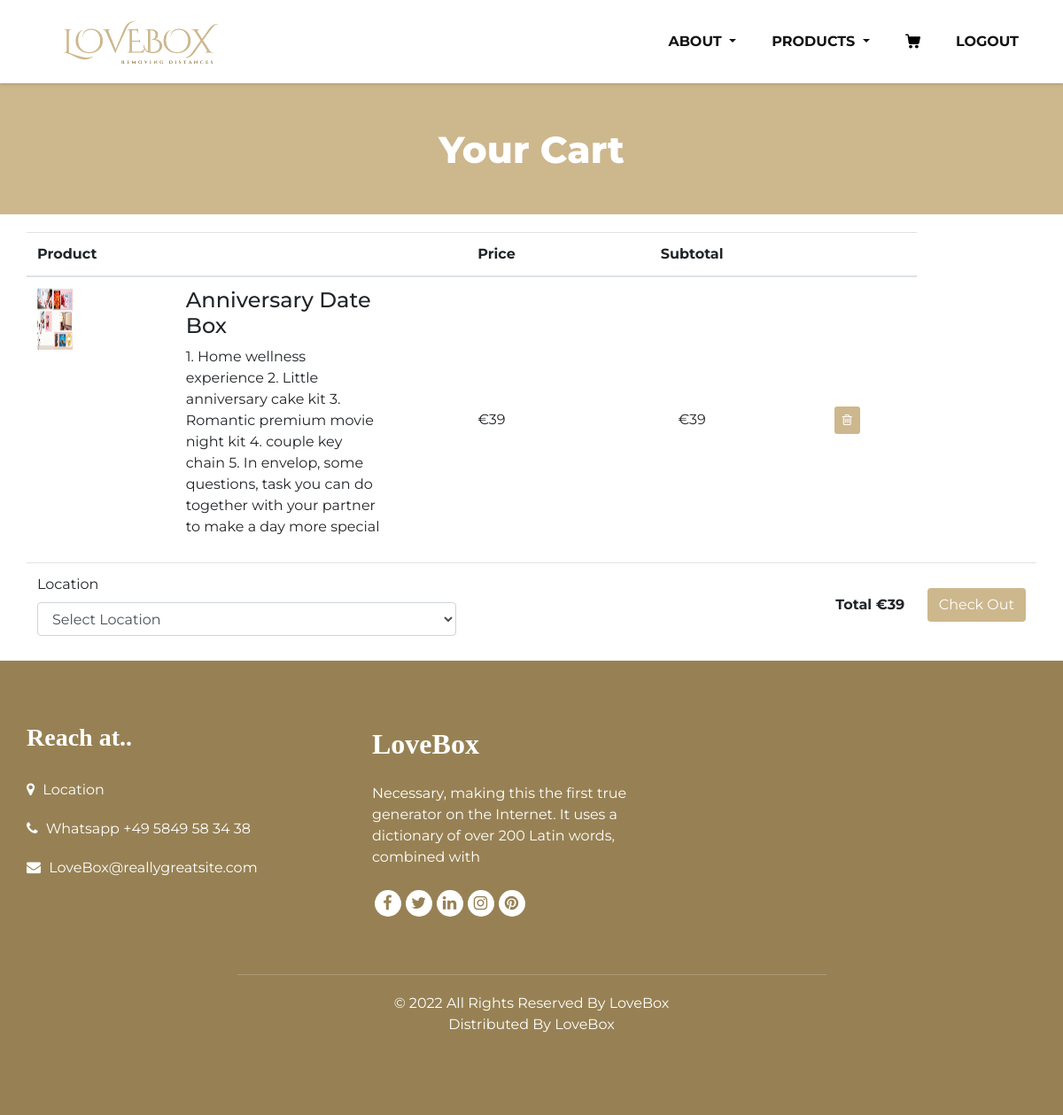
Page /CartScreen (signed in) on the committed database.
### market/models.py (models this page shows, shortened)
class Products(db.Model):
    Prod_id = db.Column(db.Integer, primary_key=True)
    Prod_name = db.Column(db.String(80), unique=True, nullable=False)
    Prod_desc = db.Column(db.String(120), nullable=False)
    Prod_Price = db.Column(db.Integer, nullable=False)
    Prod_URl = db.Column(db.String(120), nullable=False)
    Prod_cat = db.Column(db.String(120))

### market/routes.py (the view, shortened to what this page needs)
@login_required
@app.route('/CartScreen', methods = ["POST" , "GET"])
def CartScreen():
    form = CheckOut()
    locations = [
        {"location" : "Germany", 'Charges': 3.79},
        {"location" : "Within EU", 'Charges': 4.89},
        {"location" : "Switzerland", 'Charges': 8.89},
        {"location" : "Britain", 'Charges': 8.89},
        {"location" : "Europe", 'Charges': 8.89},
        {"location" : "China", 'Charges': 8.89},
        {"location" : "Eastern Countries", 'Charges': 8.89},
        {"location" : "Northern Africa", 'Charges': 8.89},
        {"location" : "Rest of the world", 'Charges': 8.89},
    ]
    cart = Cart.query.filter_by(Cart_User_id = current_user.User_id).first().Cart_id
    prodIDs = []
    for item in CartItem.query.filter_by(CartItem_Cart_id =str(cart)):
        a = {"Prod_id":item.CartItem_Prod_id, "CartItem_id": item.CartItem_id }
        prodIDs.append(a)
    cart_data = []
    for i in prodIDs:
        for j in Products.query.filter_by(Prod_id = i['Prod_id']):
            a = {"CartItem_id" : i['CartItem_id'],"Prod_name":j.Prod_name,"Prod_desc" :  j.Prod_desc,"Prod_Price" : j.Prod_Price,"Prod_URl":j.Prod_URl}
            cart_data.append(a)
    return render_template('CartScreen.html', cart_data = cart_data ,locations= locations,form=form )

### market/forms.py
class CheckOut(FlaskForm):
    submit = SubmitField(label = "Check Out")

### market/models.py (called while the page is built)
@loginManager.user_loader
def load_user(user_id):
    return Users.query.get(int(user_id))

### market/templates/CartScreen.html (shortened to what this page needs)
<!DOCTYPE html>
<html>
<head>
   <link rel="stylesheet" type="text/css" href="{{ url_for('static', filename='css/bootstrap.css') }}" />
   <link href="{{ url_for('static', filename='css/font-awesome.min.css') }}" rel="stylesheet" />
   <link href="{{ url_for('static', filename='css/style.css') }}" rel="stylesheet" />
   <link href="{{ url_for('static', filename='css/responsive.css') }}" rel="stylesheet" />
</head>
<body class="sub_page">
   <div class="hero_area">
      <header class="header_section">
         <div class="container">
            <nav class="navbar navbar-expand-lg custom_nav-container ">
               <a class="navbar-brand" href="/"><img width="250"
                     src="{{ url_for('static', filename='images/logo.png') }}" alt="#" /></a>
               <div class="collapse navbar-collapse" id="navbarSupportedContent">
                  <ul class="navbar-nav">
                     <li class="nav-item dropdown">
                        <a class="nav-link dropdown-toggle" href="#" data-toggle="dropdown" role="button"
                           aria-haspopup="true" aria-expanded="true"> <span class="nav-label">About </a>
                     </li>
                     <li class="nav-item dropdown">
                        <a class="nav-link dropdown-toggle" href="#" data-toggle="dropdown" role="button"
                           aria-haspopup="true" aria-expanded="true"> <span class="nav-label">Products </a>
                     </li>
                     {% if current_user.is_authenticated %}
                     <li class="nav-item">
                        <a class="nav-link" href="{{url_for('CartScreen')}}">
                        </a>
                     </li>
                     <li class="nav-item">
                        <a class="nav-link" href="{{url_for('logout')}}">Logout</a>
                     </li>
                     {% endif %}
                  </ul>
               </div>
            </nav>
         </div>
      </header>
   </div>
   <section class="inner_page_head">
      <div class="container_fuild">
         <div class="row">
            <div class="col-md-12">
               <div class="full">
                  <h3>Your Cart</h3>
               </div>
            </div>
         </div>
      </div>
   </section>
   <div class="container">
      <table id="cart" class="table table-hover table-condensed" style="margin-top:20px ;">
         <thead>
            <tr>
               <th style="width:50%">Product</th>
               <th style="width:10%">Price</th>
               <th style="width:30%" class="text-center">Subtotal</th>
               <th style="width:10%"></th>
            </tr>
         </thead>
         {% set ns = namespace(totalValue=0) %}
         {% if cart_data %}
         {% for data in cart_data %}
         {% set ns.totalValue = ns.totalValue + data.Prod_Price %}
         <tbody>
            <tr>
               <td data-th="Product">
                  <div class="row">
                     <div class="col-sm-4 hidden-xs"><img style="height:70px; max-width: 40px;" class="cart_img"
                           src="{{url_for('static',filename='images/' + data.Prod_URl + '')}}" alt="..." /></div>
                     <div class="col-sm-6">
                        <h4 class="nomargin">{{data.Prod_name}}</h4>
                        <p>{{data.Prod_desc}}</p>
                     </div>
                  </div>
               </td>
               <td data-th="Price">€{{data.Prod_Price}}</td>
               <td data-th="Subtotal" class="text-center">€{{data.Prod_Price}}</td>
               <td class="actions" data-th="">
                  <a href="DeleteCartItem/{{data.CartItem_id}}"> <button class="btn btn-sm"
                        style="background-color: #CDB78D; color: #fff;"><i class="fa fa-trash-o"></i></button></a>
               </td>
            </tr>
         </tbody>
         {% endfor%}
         <tfoot>
            <form  method= "POST" >
            <tr>
               <td> <label for="Order_location">Location</label>
                  <select id="Order_location" name="Order_location"  required class="form-control">
                     <option value="" selected="true" disabled>Select Location</option>
                  </select>
               </td>
               <td colspan="2" class="hidden-xs"></td>
               <td class="hidden-xs text-center" id = "Charges"><strong>Total €{{ ns.totalValue}}</strong></td>
               <td>
                           {{form.submit(value="Check Out", class="btn" ,style="background-color: #CDB78D; color: #fff;")}}
               </td>
            </tr>
         </form>
         </tfoot>
         {% else %}
         <p>no items in Your cart</p>
         {% endif %}
      </table>
   </div>
   <footer class="footer_section">
      <div class="container">
         <div class="row">
            <div class="col-md-4 footer-col">
               <div class="footer_contact">
                  <h4>
                     Reach at..
                  </h4>
                  <div class="contact_link_box">
                     <a href="">
                        <i class="fa fa-map-marker" aria-hidden="true"></i>
                        <span>
                           Location
                        </span>
                     </a>
                     <a href="https://wa.me/+49 5849 58 34 38">
                        <i class="fa fa-phone" aria-hidden="true"></i>
                        <span>
                        Whatsapp +49 5849 58 34 38
                        </span>
                        </a>
                        <a href="">
                        <i class="fa fa-envelope" aria-hidden="true"></i>
                        <span>
                           LoveBox@reallygreatsite.com
                        </span>
                        </a>
                  </div>
               </div>
            </div>
            <div class="col-md-4 footer-col">
               <div class="footer_detail">
                  <a href="index.html" class="footer-logo">
                     LoveBox
                  </a>
                  <p>
                     Necessary, making this the first true generator on the Internet. It uses a dictionary of over 200
                     Latin words, combined with
                  </p>
                  <div class="footer_social">
                     <a href="">
                        <i class="fa fa-facebook" aria-hidden="true"></i>
                     </a>
                     <a href="">
                        <i class="fa fa-twitter" aria-hidden="true"></i>
                     </a>
                     <a href="">
                        <i class="fa fa-linkedin" aria-hidden="true"></i>
                     </a>
                     <a href="">
                        <i class="fa fa-instagram" aria-hidden="true"></i>
                     </a>
                     <a href="">
                        <i class="fa fa-pinterest" aria-hidden="true"></i>
                     </a>
                  </div>
               </div>
            </div>
            <div class="col-md-4 footer-col">
               <div class="map_container">
                  <div class="map">
                     <div id="googleMap"></div>
                  </div>
               </div>
            </div>
         </div>
         <div class="footer-info">
            <div class="col-lg-7 mx-auto px-0">
               <p>
                  &copy; <span id="displayYear"></span> All Rights Reserved By
                  <a href="#">LoveBox</a><br>
                  Distributed By <a href="#" target="_blank">LoveBox</a>
               </p>
            </div>
         </div>
      </div>
   </footer>
</body>
</html>

### market/static/css/style.css (style rules this page uses)
* { box-sizing: border-box; }
body { font-family: 'Montserrat', sans-serif; color: #0c0c0c; background-color: #ffffff; overflow-x: hidden; }
a, a:hover, a:focus { text-decoration: none; }
.btn, .btn:focus { outline: none !important; -webkit-box-shadow: none; box-shadow: none; }
.hero_area { position: relative; min-height: 100vh; display: -webkit-box; display: -ms-flexbox; display: flex; -webkit-box-orient: vertical; -webkit-box-direction: normal; -ms-flex-direction: column; flex-direction: column; }
.sub_page .hero_area { min-height: auto; -webkit-box-shadow: 0 0 5px 0 rgba(0, 0, 0, 0.25); box-shadow: 0 0 5px 0 rgba(0, 0, 0, 0.25); }
.header_section { padding: 15px 0; }
.navbar-brand { font-family: 'Playfair Display', serif; }
.custom_nav-container { padding: 0; }
.custom_nav-container .navbar-nav { margin-left: auto; }
.custom_nav-container .navbar-nav .nav-item .nav-link { padding: 5px 20px; color: #131313; text-align: center; text-transform: uppercase; border-radius: 5px; -webkit-transition: all 0.3s; transition: all 0.3s; font-weight: 700; }
.custom_nav-container .navbar-nav .nav-item .nav-link svg { width: 17px; height: auto; fill: #000000; margin-bottom: 2px; }
.footer_section { background-color: #978154; color: #ffffff; padding-top: 70px; }
.footer_section { color: #ffffff; text-align: left; }
.footer_section h4 { font-size: 28px; }
.footer_section h4, .footer_section .footer-logo { font-weight: 600; margin-bottom: 20px; font-family: 'Playfair Display', serif; text-align: left; }
.footer_section .footer-col { margin-bottom: 30px; }
.footer_section .footer_contact .contact_link_box { display: -webkit-box; display: -ms-flexbox; display: flex; -webkit-box-orient: vertical; -webkit-box-direction: normal; -ms-flex-direction: column; flex-direction: column; }
.footer_section .footer_contact .contact_link_box a { margin: 10px 0; color: #ffffff; }
.footer_section .footer_contact .contact_link_box a i { margin-right: 5px; }
.footer_section .footer-logo { display: block; font-weight: bold; font-size: 32px; color: #ffffff; }
.footer_section .footer_social { display: -webkit-box; display: -ms-flexbox; display: flex; -webkit-box-pack: left; -ms-flex-pack: center; justify-content: left; margin-top: 25px; margin-bottom: 10px; }
.footer_section .footer_social a { display: -webkit-box; display: -ms-flexbox; display: flex; -webkit-box-pack: center; -ms-flex-pack: center; justify-content: center; -webkit-box-align: center; -ms-flex-align: center; align-items: center; color: #978154; width: 30px; height: 30px; border-radius: 100%; background-color: #ffffff; border-radius: 100%; margin: 0 2.5px; font-size: 18px; }
.footer_section .map_container { width: 100%; height: 175px; overflow: hidden; display: -webkit-box; display: -ms-flexbox; display: flex; -webkit-box-align: stretch; -ms-flex-align: stretch; align-items: stretch; }
.footer_section .map_container .map { height: 100%; -webkit-box-flex: 1; -ms-flex: 1; flex: 1; }
.footer_section .map_container .map #googleMap { height: 100%; }
.footer_section .footer-info { text-align: center; margin-top: 25px; }
.footer_section .footer-info p { color: #ffffff; margin: 0; padding: 20px 0; border-top: 1px solid rgba(255,255,255,0.2); }
.footer_section .footer-info p a { color: inherit; }
.inner_page_head { background: #CDB78D; text-align: center; color: #fff; padding-top: 50px; padding-bottom: 40px; }
.inner_page_head h3 { font-size: 42px; font-weight: 800; }
footer { background: #f8f8f8; padding: 90px 0 70px; }

### market/static/css/responsive.css (style rules this page uses)
@media (min-width: 1200px) { .container { max-width: 1170px; } }

### market/templates/CartScreen.html (style rules this page uses)
.table>tbody>tr>td, .table>tfoot>tr>td { vertical-align: middle; }

### rows in the picture
Products: Prod_URl (picture), Prod_name "Anniversary Date Box", Prod_desc "1. Home wellness experience 2. Little anniversary cake kit 3. Romantic premium movie night kit 4. couple key chain 5. In envelop, some questions, task you can do together with your partner to make a day more special", Prod_Price "39"

### other values in the picture
{{ ns.totalValue }} "39"
